Frame 1 (no input): blank canvas, image omitted
Frame 60 (the mouse pressed at the canvas centre just before this capture): blank canvas, image omitted
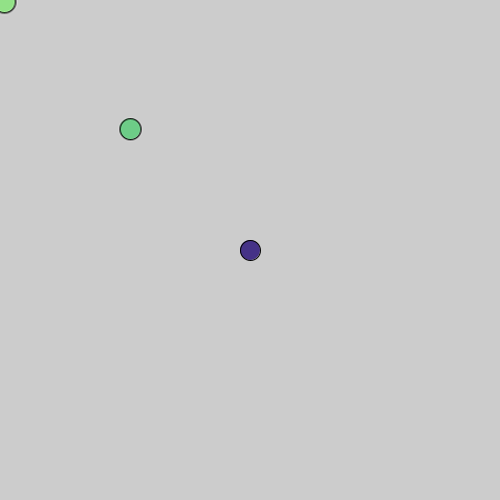
Frame 120 (the mouse held since frame 60 and released just before this capture)

The Processing sketch whose frames 1 and 60 were blank and that drew this single picture after the mouse press (run headless with seeded random() and noise(); from frame 60 on, the mouse is pressed at the canvas centre):

// Processing sketch: processing_83273
// ── processing_83273.pde

PImage echo;
 
void setup(){
size (500, 500);
smooth();
echo= createImage(width, height, RGB);
imageMode(CENTER);
}
 
void draw() {
  //if this si first frame dont display image
  if (frameCount <= 1){
    // do nothing
  } else {
      //else display image but scale it
      pushMatrix();
      translate(-width*0.0025, -height*0.005);
      scale(1.05);
      image(echo, width/4, height/4);
      popMatrix();
  }
  // draw any aimation we want
  fill(random(234), random(245), 135);
  ellipse(mouseX, mouseY, 20, 20);
 
  //copy all pixels into echo
  echo= get();
   
}
 
void keyPressed(){
  save("images/myFirstProcessingSketch.jpg");
println("image saved");
}
